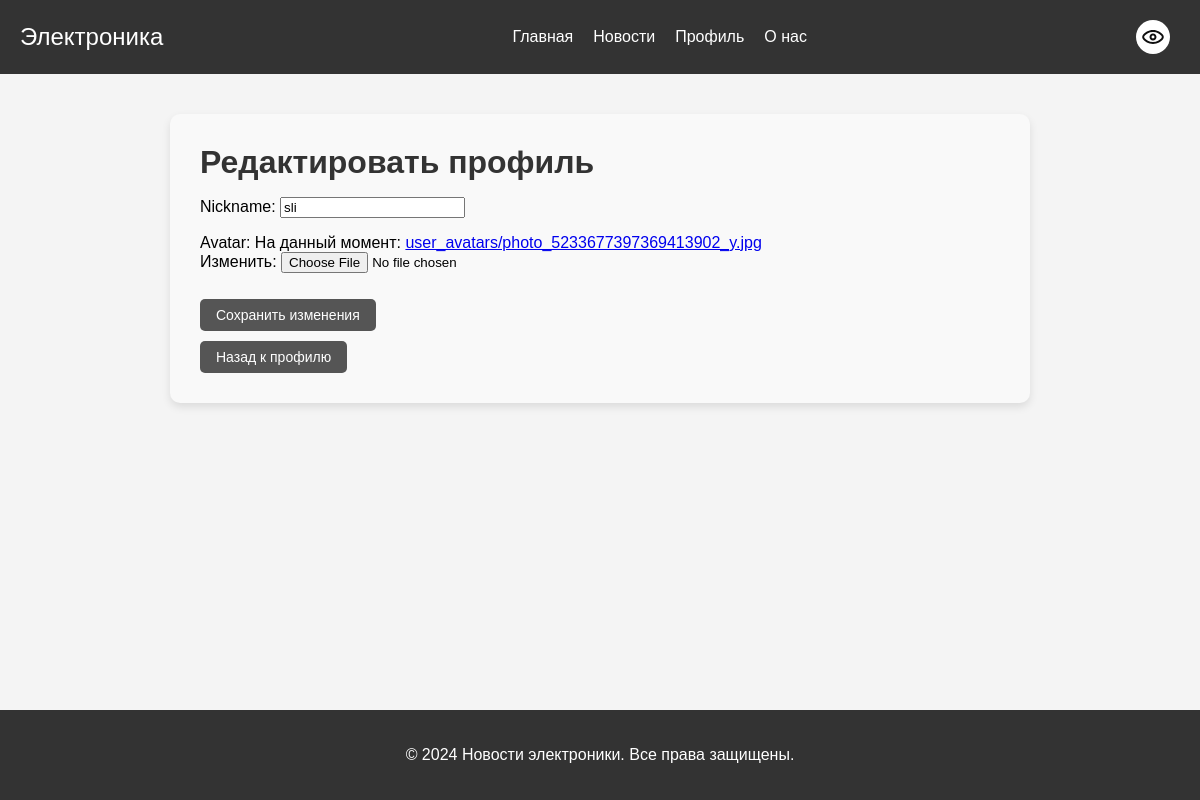
Before: /edit_profile/ (signed in) with the older database file.
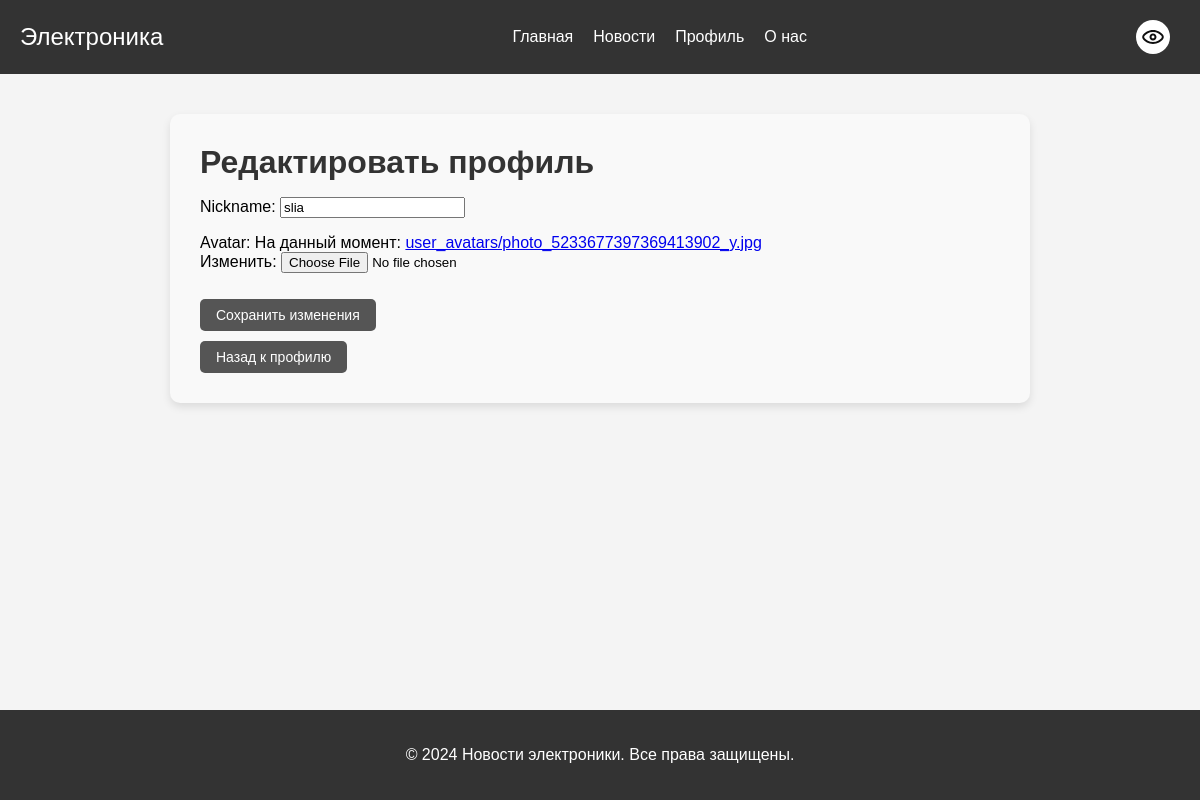
After: the same page with the newer database file.
### news/models.py (models this page shows, shortened)
class UserProfile(AbstractUser):
    username = models.CharField(max_length=20, unique=True, blank=False)
    nickname = models.CharField(max_length=15, blank=False)
    birthdate = models.DateField(blank=False, null=False)
    avatar = models.ImageField(upload_to='user_avatars', default='user_avatars/default-avatar.png')
    email = models.EmailField(unique=True)

### news/views.py (the view)
# urls.py: path('edit_profile/', views.edit_profile, name='edit_profile'),
@login_required
def edit_profile(request):
    if request.method == 'POST':
        edit_profile_form = EditProfileForm(request.POST, request.FILES, instance=request.user)
        if edit_profile_form.is_valid():
            edit_profile_form.save()
            return redirect('profile')
    else:
        edit_profile_form = EditProfileForm(instance=request.user)
    return render(request, 'edit_profile.html', {'edit_profile_form': edit_profile_form})

### news/forms.py
class EditProfileForm(forms.ModelForm):
    class Meta:
        model = UserProfile
        fields = ['nickname', 'avatar']

### news/templates/edit_profile.html (shortened to what this page needs)
{% extends 'base.html' %}
{% load static %}
{% block extra_css %}
<link rel="stylesheet" href="{% static 'css/profile.css' %}">
{% endblock %}
{% block content %}
<div class="profile-container">
    <h2>Редактировать профиль</h2>
    <form method="POST" enctype="multipart/form-data">
        {{ edit_profile_form.as_p }}
        <button type="submit" class="button">Сохранить изменения</button>
    </form>
    <a href="{% url 'profile' %}" class="button">Назад к профилю</a>
</div>
{% endblock %}

Changed rows visible on the page:
changed UserProfile: nickname "sli" → "sliа"
